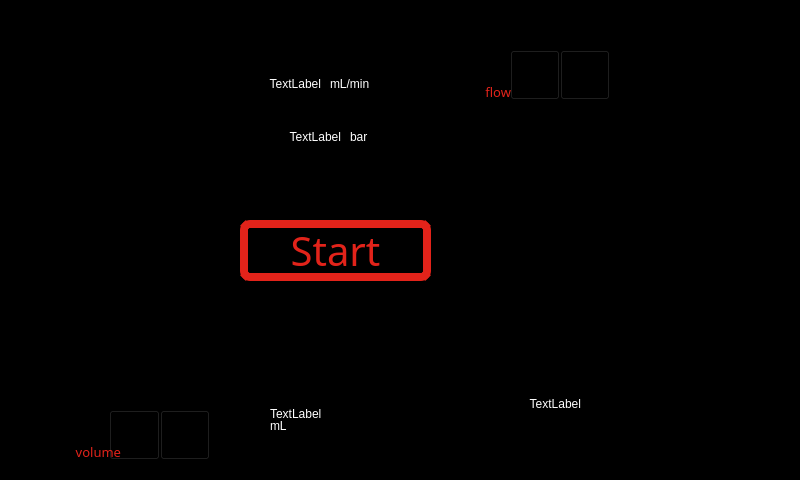
<?xml version="1.0" encoding="UTF-8"?>
<ui version="4.0">
 <class>MainWindow</class>
 <widget class="QMainWindow" name="MainWindow">
  <property name="geometry">
   <rect>
    <x>0</x>
    <y>0</y>
    <width>800</width>
    <height>480</height>
   </rect>
  </property>
  <property name="windowTitle">
   <string>MainWindow</string>
  </property>
  <property name="styleSheet">
   <string notr="true"/>
  </property>
  <widget class="QWidget" name="centralwidget">
   <property name="styleSheet">
    <string notr="true">background-image: url(system800x480.png);
background-color: rgb(0, 0, 0);</string>
   </property>
   <widget class="QPushButton" name="pb_flowup">
    <property name="geometry">
     <rect>
      <x>510</x>
      <y>50</y>
      <width>50</width>
      <height>50</height>
     </rect>
    </property>
    <property name="styleSheet">
     <string notr="true">image: url(uparrow.png);</string>
    </property>
    <property name="text">
     <string/>
    </property>
   </widget>
   <widget class="QPushButton" name="pb_flowdown">
    <property name="geometry">
     <rect>
      <x>560</x>
      <y>50</y>
      <width>50</width>
      <height>50</height>
     </rect>
    </property>
    <property name="styleSheet">
     <string notr="true">image: url(downarrow.png);</string>
    </property>
    <property name="text">
     <string/>
    </property>
   </widget>
   <widget class="QLabel" name="label_flow">
    <property name="geometry">
     <rect>
      <x>260</x>
      <y>50</y>
      <width>61</width>
      <height>41</height>
     </rect>
    </property>
    <property name="styleSheet">
     <string notr="true">background-color: rgba(255, 255, 255, 0);
color: rgb(255, 255, 255);</string>
    </property>
    <property name="text">
     <string>TextLabel</string>
    </property>
    <property name="alignment">
     <set>Qt::AlignBottom|Qt::AlignRight|Qt::AlignTrailing</set>
    </property>
   </widget>
   <widget class="QLabel" name="label_pressure">
    <property name="geometry">
     <rect>
      <x>250</x>
      <y>130</y>
      <width>91</width>
      <height>41</height>
     </rect>
    </property>
    <property name="styleSheet">
     <string notr="true">background-color: rgba(0, 255, 0, 0%);
alternate-background-color: rgb(170, 85, 127);
color: rgb(255, 255, 255);</string>
    </property>
    <property name="text">
     <string>TextLabel</string>
    </property>
    <property name="alignment">
     <set>Qt::AlignRight|Qt::AlignTop|Qt::AlignTrailing</set>
    </property>
   </widget>
   <widget class="QLabel" name="label_flow_unit">
    <property name="geometry">
     <rect>
      <x>330</x>
      <y>50</y>
      <width>81</width>
      <height>41</height>
     </rect>
    </property>
    <property name="styleSheet">
     <string notr="true">background-color: rgba(255, 255, 255, 0);
color: rgb(255, 255, 255);</string>
    </property>
    <property name="text">
     <string>mL/min</string>
    </property>
    <property name="alignment">
     <set>Qt::AlignBottom|Qt::AlignLeading|Qt::AlignLeft</set>
    </property>
   </widget>
   <widget class="QLabel" name="label_pressure_unit">
    <property name="geometry">
     <rect>
      <x>350</x>
      <y>130</y>
      <width>81</width>
      <height>41</height>
     </rect>
    </property>
    <property name="styleSheet">
     <string notr="true">color: rgb(255, 255, 255);
background-color: rgba(0, 0, 0, 0);</string>
    </property>
    <property name="text">
     <string>bar</string>
    </property>
    <property name="alignment">
     <set>Qt::AlignLeading|Qt::AlignLeft|Qt::AlignTop</set>
    </property>
   </widget>
   <widget class="QLabel" name="label_volume">
    <property name="geometry">
     <rect>
      <x>270</x>
      <y>390</y>
      <width>61</width>
      <height>31</height>
     </rect>
    </property>
    <property name="styleSheet">
     <string notr="true">background-color: rgba(0, 255, 0, 0%);
alternate-background-color: rgb(170, 85, 127);
color: rgb(255, 255, 255);</string>
    </property>
    <property name="text">
     <string>TextLabel</string>
    </property>
    <property name="alignment">
     <set>Qt::AlignBottom|Qt::AlignLeading|Qt::AlignLeft</set>
    </property>
   </widget>
   <widget class="QLabel" name="label_volume_unit">
    <property name="geometry">
     <rect>
      <x>270</x>
      <y>410</y>
      <width>47</width>
      <height>31</height>
     </rect>
    </property>
    <property name="styleSheet">
     <string notr="true">background-color: rgba(0, 255, 0, 0%);
alternate-background-color: rgb(170, 85, 127);
color: rgb(255, 255, 255);</string>
    </property>
    <property name="text">
     <string>mL</string>
    </property>
   </widget>
   <widget class="QPushButton" name="pb_start">
    <property name="geometry">
     <rect>
      <x>240</x>
      <y>220</y>
      <width>191</width>
      <height>61</height>
     </rect>
    </property>
    <property name="font">
     <font>
      <family>Syntha</family>
      <pointsize>30</pointsize>
     </font>
    </property>
    <property name="styleSheet">
     <string notr="true">color: rgb(226, 35, 26);
border-width: 8px;
border-color:  rgb(226, 35, 26);
border-style: solid;
border-radius: 10;</string>
    </property>
    <property name="text">
     <string>Start</string>
    </property>
   </widget>
   <widget class="QPushButton" name="pb_volup">
    <property name="geometry">
     <rect>
      <x>109</x>
      <y>410</y>
      <width>51</width>
      <height>50</height>
     </rect>
    </property>
    <property name="styleSheet">
     <string notr="true">image: url(uparrow.png);</string>
    </property>
    <property name="text">
     <string/>
    </property>
   </widget>
   <widget class="QPushButton" name="pb_voldown">
    <property name="geometry">
     <rect>
      <x>160</x>
      <y>410</y>
      <width>50</width>
      <height>50</height>
     </rect>
    </property>
    <property name="styleSheet">
     <string notr="true">image: url(downarrow.png);</string>
    </property>
    <property name="text">
     <string/>
    </property>
   </widget>
   <widget class="QPushButton" name="pb_tempup">
    <property name="geometry">
     <rect>
      <x>520</x>
      <y>500</y>
      <width>50</width>
      <height>50</height>
     </rect>
    </property>
    <property name="styleSheet">
     <string notr="true">image: url(uparrow.png);</string>
    </property>
    <property name="text">
     <string/>
    </property>
   </widget>
   <widget class="QPushButton" name="pb_tempdown">
    <property name="geometry">
     <rect>
      <x>570</x>
      <y>500</y>
      <width>50</width>
      <height>50</height>
     </rect>
    </property>
    <property name="styleSheet">
     <string notr="true">image: url(downarrow.png);</string>
    </property>
    <property name="text">
     <string/>
    </property>
   </widget>
   <widget class="QLabel" name="label_flowinput">
    <property name="geometry">
     <rect>
      <x>430</x>
      <y>60</y>
      <width>81</width>
      <height>41</height>
     </rect>
    </property>
    <property name="font">
     <font>
      <family>Syntha</family>
      <pointsize>10</pointsize>
     </font>
    </property>
    <property name="styleSheet">
     <string notr="true">background-color: rgba(255, 255, 255, 0);
color: rgb(226, 35, 26);</string>
    </property>
    <property name="text">
     <string>flow</string>
    </property>
    <property name="alignment">
     <set>Qt::AlignBottom|Qt::AlignRight|Qt::AlignTrailing</set>
    </property>
   </widget>
   <widget class="QLabel" name="label_volumeinput">
    <property name="geometry">
     <rect>
      <x>40</x>
      <y>420</y>
      <width>81</width>
      <height>41</height>
     </rect>
    </property>
    <property name="font">
     <font>
      <family>Syntha</family>
      <pointsize>10</pointsize>
     </font>
    </property>
    <property name="styleSheet">
     <string notr="true">background-color: rgba(255, 255, 255, 0);
color: rgb(226, 35, 26);</string>
    </property>
    <property name="text">
     <string>volume</string>
    </property>
    <property name="alignment">
     <set>Qt::AlignBottom|Qt::AlignRight|Qt::AlignTrailing</set>
    </property>
   </widget>
   <widget class="QLabel" name="label_tempinput">
    <property name="geometry">
     <rect>
      <x>450</x>
      <y>510</y>
      <width>81</width>
      <height>41</height>
     </rect>
    </property>
    <property name="font">
     <font>
      <family>Syntha</family>
      <pointsize>10</pointsize>
     </font>
    </property>
    <property name="styleSheet">
     <string notr="true">background-color: rgba(255, 255, 255, 0);
color: rgb(226, 35, 26);</string>
    </property>
    <property name="text">
     <string>temp</string>
    </property>
    <property name="alignment">
     <set>Qt::AlignBottom|Qt::AlignRight|Qt::AlignTrailing</set>
    </property>
   </widget>
   <widget class="QLabel" name="label_temp">
    <property name="geometry">
     <rect>
      <x>500</x>
      <y>370</y>
      <width>81</width>
      <height>41</height>
     </rect>
    </property>
    <property name="styleSheet">
     <string notr="true">background-color: rgba(255, 255, 255, 0);
color: rgb(255, 255, 255);</string>
    </property>
    <property name="text">
     <string>TextLabel</string>
    </property>
    <property name="alignment">
     <set>Qt::AlignBottom|Qt::AlignRight|Qt::AlignTrailing</set>
    </property>
   </widget>
   <widget class="QWidget" name="verticalLayoutWidget">
    <property name="geometry">
     <rect>
      <x>570</x>
      <y>160</y>
      <width>160</width>
      <height>80</height>
     </rect>
    </property>
    <layout class="QVBoxLayout" name="verticalLayout">
     <item>
      <widget class="QRadioButton" name="radioButton">
       <property name="text">
        <string>RadioButton</string>
       </property>
      </widget>
     </item>
    </layout>
   </widget>
  </widget>
 </widget>
 <resources>
  <include location="resources.qrc"/>
 </resources>
 <connections/>
</ui>
